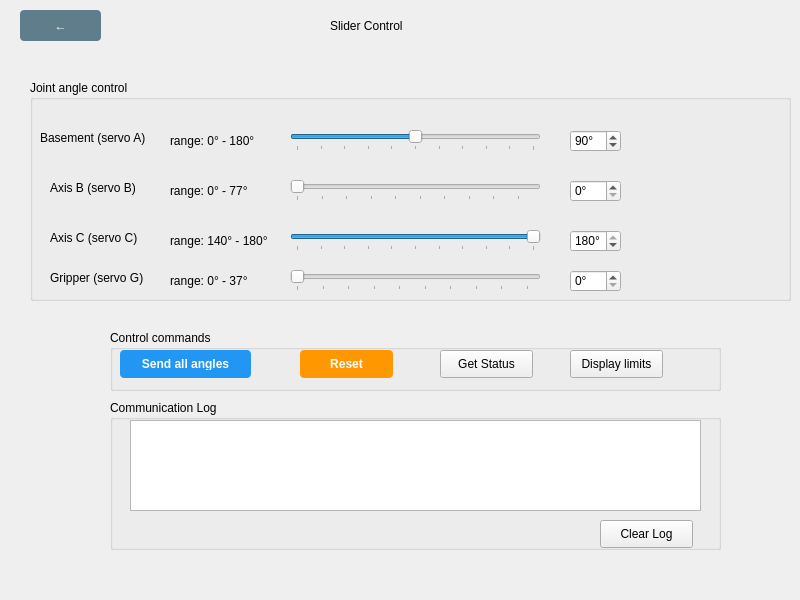
<?xml version="1.0" encoding="UTF-8"?>
<ui version="4.0">
 <class>SliderControl</class>
 <widget class="QWidget" name="SliderControl">
  <property name="geometry">
   <rect>
    <x>0</x>
    <y>0</y>
    <width>800</width>
    <height>600</height>
   </rect>
  </property>
  <property name="windowTitle">
   <string>Form</string>
  </property>
  <widget class="QWidget" name="widget" native="true">
   <property name="geometry">
    <rect>
     <x>10</x>
     <y>0</y>
     <width>791</width>
     <height>51</height>
    </rect>
   </property>
   <widget class="QPushButton" name="bacl">
    <property name="geometry">
     <rect>
      <x>10</x>
      <y>10</y>
      <width>81</width>
      <height>31</height>
     </rect>
    </property>
    <property name="styleSheet">
     <string notr="true">QPushButton { 
    background-color: #607D8B; 
    color: white; 
    border: none; 
    padding: 8px 16px; 
    border-radius: 4px; 
    font-weight: bold;
}
QPushButton:hover { 
    background-color: #455A64; 
}</string>
    </property>
    <property name="text">
     <string>←</string>
    </property>
   </widget>
   <widget class="QLabel" name="label">
    <property name="geometry">
     <rect>
      <x>320</x>
      <y>10</y>
      <width>81</width>
      <height>31</height>
     </rect>
    </property>
    <property name="text">
     <string>Slider Control</string>
    </property>
   </widget>
  </widget>
  <widget class="QGroupBox" name="groupBox">
   <property name="geometry">
    <rect>
     <x>30</x>
     <y>80</y>
     <width>761</width>
     <height>221</height>
    </rect>
   </property>
   <property name="title">
    <string>Joint angle control</string>
   </property>
   <widget class="QLabel" name="A_servo">
    <property name="geometry">
     <rect>
      <x>10</x>
      <y>50</y>
      <width>121</width>
      <height>16</height>
     </rect>
    </property>
    <property name="text">
     <string>Basement (servo A)</string>
    </property>
   </widget>
   <widget class="QLabel" name="A_range">
    <property name="geometry">
     <rect>
      <x>140</x>
      <y>50</y>
      <width>101</width>
      <height>21</height>
     </rect>
    </property>
    <property name="text">
     <string>range: 0° - 180°</string>
    </property>
   </widget>
   <widget class="QSlider" name="A_slider">
    <property name="geometry">
     <rect>
      <x>260</x>
      <y>50</y>
      <width>251</width>
      <height>21</height>
     </rect>
    </property>
    <property name="maximum">
     <number>180</number>
    </property>
    <property name="value">
     <number>90</number>
    </property>
    <property name="orientation">
     <enum>Qt::Horizontal</enum>
    </property>
    <property name="tickPosition">
     <enum>QSlider::TicksBelow</enum>
    </property>
    <property name="tickInterval">
     <number>18</number>
    </property>
   </widget>
   <widget class="QSpinBox" name="A_spinBox">
    <property name="geometry">
     <rect>
      <x>540</x>
      <y>50</y>
      <width>51</width>
      <height>22</height>
     </rect>
    </property>
    <property name="suffix">
     <string>°</string>
    </property>
    <property name="maximum">
     <number>180</number>
    </property>
    <property name="value">
     <number>90</number>
    </property>
   </widget>
   <widget class="QLabel" name="B_servo">
    <property name="geometry">
     <rect>
      <x>20</x>
      <y>100</y>
      <width>91</width>
      <height>16</height>
     </rect>
    </property>
    <property name="text">
     <string>Axis B (servo B)</string>
    </property>
   </widget>
   <widget class="QLabel" name="B_range">
    <property name="geometry">
     <rect>
      <x>140</x>
      <y>100</y>
      <width>101</width>
      <height>21</height>
     </rect>
    </property>
    <property name="text">
     <string>range: 0° - 77°</string>
    </property>
   </widget>
   <widget class="QSlider" name="B_slider">
    <property name="geometry">
     <rect>
      <x>260</x>
      <y>100</y>
      <width>251</width>
      <height>21</height>
     </rect>
    </property>
    <property name="maximum">
     <number>77</number>
    </property>
    <property name="value">
     <number>0</number>
    </property>
    <property name="orientation">
     <enum>Qt::Horizontal</enum>
    </property>
    <property name="tickPosition">
     <enum>QSlider::TicksBelow</enum>
    </property>
    <property name="tickInterval">
     <number>8</number>
    </property>
   </widget>
   <widget class="QSpinBox" name="B_spinBox">
    <property name="geometry">
     <rect>
      <x>540</x>
      <y>100</y>
      <width>51</width>
      <height>22</height>
     </rect>
    </property>
    <property name="suffix">
     <string>°</string>
    </property>
    <property name="maximum">
     <number>77</number>
    </property>
    <property name="value">
     <number>0</number>
    </property>
   </widget>
   <widget class="QLabel" name="C_servo">
    <property name="geometry">
     <rect>
      <x>20</x>
      <y>150</y>
      <width>91</width>
      <height>16</height>
     </rect>
    </property>
    <property name="text">
     <string>Axis C (servo C)</string>
    </property>
   </widget>
   <widget class="QLabel" name="C_range">
    <property name="geometry">
     <rect>
      <x>140</x>
      <y>150</y>
      <width>111</width>
      <height>21</height>
     </rect>
    </property>
    <property name="text">
     <string>range: 140° - 180°</string>
    </property>
   </widget>
   <widget class="QSlider" name="C_slider">
    <property name="geometry">
     <rect>
      <x>260</x>
      <y>150</y>
      <width>251</width>
      <height>21</height>
     </rect>
    </property>
    <property name="minimum">
     <number>140</number>
    </property>
    <property name="maximum">
     <number>180</number>
    </property>
    <property name="value">
     <number>180</number>
    </property>
    <property name="orientation">
     <enum>Qt::Horizontal</enum>
    </property>
    <property name="tickPosition">
     <enum>QSlider::TicksBelow</enum>
    </property>
    <property name="tickInterval">
     <number>4</number>
    </property>
   </widget>
   <widget class="QSpinBox" name="C_spinBox">
    <property name="geometry">
     <rect>
      <x>540</x>
      <y>150</y>
      <width>51</width>
      <height>22</height>
     </rect>
    </property>
    <property name="suffix">
     <string>°</string>
    </property>
    <property name="minimum">
     <number>140</number>
    </property>
    <property name="maximum">
     <number>180</number>
    </property>
    <property name="value">
     <number>180</number>
    </property>
   </widget>
   <widget class="QLabel" name="G_servo">
    <property name="geometry">
     <rect>
      <x>20</x>
      <y>190</y>
      <width>121</width>
      <height>16</height>
     </rect>
    </property>
    <property name="text">
     <string>Gripper (servo G)</string>
    </property>
   </widget>
   <widget class="QLabel" name="G_range">
    <property name="geometry">
     <rect>
      <x>140</x>
      <y>190</y>
      <width>111</width>
      <height>21</height>
     </rect>
    </property>
    <property name="text">
     <string>range: 0° - 37°</string>
    </property>
   </widget>
   <widget class="QSlider" name="G_slider">
    <property name="geometry">
     <rect>
      <x>260</x>
      <y>190</y>
      <width>251</width>
      <height>21</height>
     </rect>
    </property>
    <property name="maximum">
     <number>37</number>
    </property>
    <property name="value">
     <number>0</number>
    </property>
    <property name="orientation">
     <enum>Qt::Horizontal</enum>
    </property>
    <property name="tickPosition">
     <enum>QSlider::TicksBelow</enum>
    </property>
    <property name="tickInterval">
     <number>4</number>
    </property>
   </widget>
   <widget class="QSpinBox" name="G_spinBox">
    <property name="geometry">
     <rect>
      <x>540</x>
      <y>190</y>
      <width>51</width>
      <height>22</height>
     </rect>
    </property>
    <property name="suffix">
     <string>°</string>
    </property>
    <property name="minimum">
     <number>0</number>
    </property>
    <property name="maximum">
     <number>37</number>
    </property>
    <property name="value">
     <number>0</number>
    </property>
   </widget>
  </widget>
  <widget class="QGroupBox" name="command">
   <property name="geometry">
    <rect>
     <x>110</x>
     <y>330</y>
     <width>611</width>
     <height>61</height>
    </rect>
   </property>
   <property name="title">
    <string>Control commands</string>
   </property>
   <widget class="QPushButton" name="sendall">
    <property name="geometry">
     <rect>
      <x>10</x>
      <y>20</y>
      <width>131</width>
      <height>28</height>
     </rect>
    </property>
    <property name="styleSheet">
     <string notr="true">QPushButton { 
    background-color: #2196F3; 
    color: white; 
    font-weight: bold; 
    padding: 8px 16px; 
    border-radius: 4px; 
    border: none;
}
QPushButton:hover { 
    background-color: #1976D2; 
}</string>
    </property>
    <property name="text">
     <string>Send all angles</string>
    </property>
   </widget>
   <widget class="QPushButton" name="reset">
    <property name="geometry">
     <rect>
      <x>190</x>
      <y>20</y>
      <width>93</width>
      <height>28</height>
     </rect>
    </property>
    <property name="styleSheet">
     <string notr="true">QPushButton { 
    background-color: #FF9800; 
    color: white; 
    font-weight: bold; 
    padding: 8px 16px; 
    border-radius: 4px; 
    border: none;
}</string>
    </property>
    <property name="text">
     <string>Reset</string>
    </property>
   </widget>
   <widget class="QPushButton" name="statue">
    <property name="geometry">
     <rect>
      <x>330</x>
      <y>20</y>
      <width>93</width>
      <height>28</height>
     </rect>
    </property>
    <property name="text">
     <string>Get Status</string>
    </property>
   </widget>
   <widget class="QPushButton" name="limits">
    <property name="geometry">
     <rect>
      <x>460</x>
      <y>20</y>
      <width>93</width>
      <height>28</height>
     </rect>
    </property>
    <property name="text">
     <string>Display limits</string>
    </property>
   </widget>
  </widget>
  <widget class="QGroupBox" name="communication">
   <property name="geometry">
    <rect>
     <x>110</x>
     <y>400</y>
     <width>611</width>
     <height>150</height>
    </rect>
   </property>
   <property name="maximumSize">
    <size>
     <width>16777215</width>
     <height>150</height>
    </size>
   </property>
   <property name="title">
    <string>Communication Log</string>
   </property>
   <widget class="QTextEdit" name="textEdit">
    <property name="geometry">
     <rect>
      <x>20</x>
      <y>20</y>
      <width>571</width>
      <height>91</height>
     </rect>
    </property>
    <property name="readOnly">
     <bool>true</bool>
    </property>
   </widget>
   <widget class="QWidget" name="command_2" native="true">
    <property name="geometry">
     <rect>
      <x>120</x>
      <y>110</y>
      <width>471</width>
      <height>41</height>
     </rect>
    </property>
    <widget class="QPushButton" name="clearlog">
     <property name="geometry">
      <rect>
       <x>370</x>
       <y>10</y>
       <width>93</width>
       <height>28</height>
      </rect>
     </property>
     <property name="text">
      <string>Clear Log</string>
     </property>
    </widget>
   </widget>
  </widget>
 </widget>
 <resources/>
 <connections/>
</ui>
